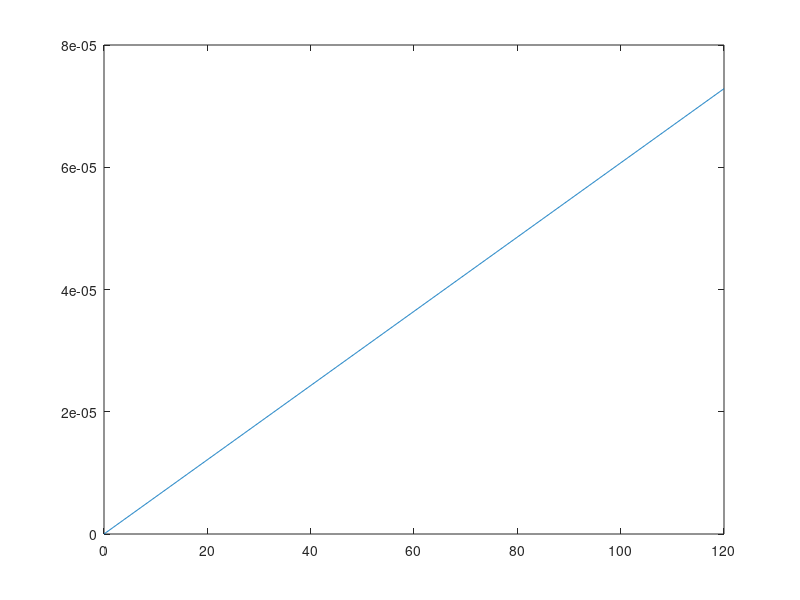
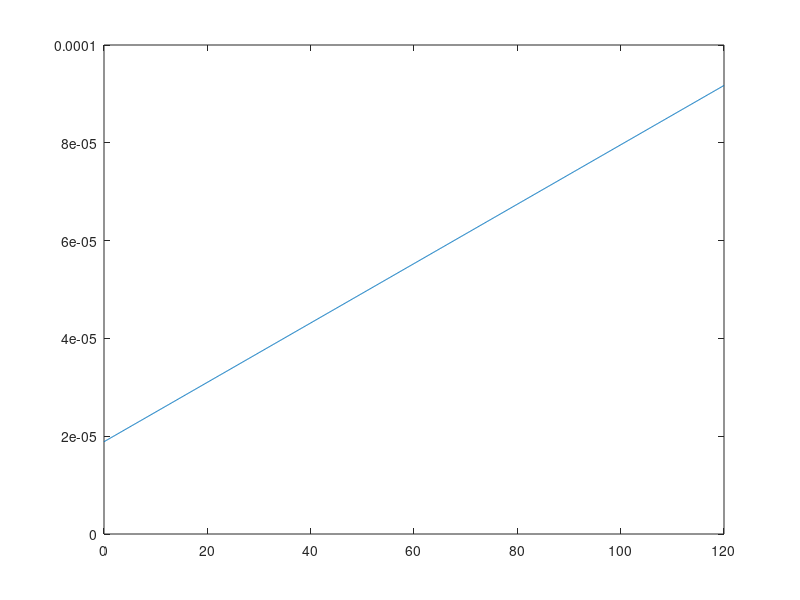

MATLAB code to generate these figures, in order:
clear all;close all;clc
V0 = 0;
ST = linspace(0,120,1000);
eta_th = 0.4;
h_PR = 18400;
g_c = 32.174;
TSFC = (ST.*g_c + 2*V0)/(2*eta_th*h_PR);
TSFC = TSFC/3600;

figure
grid on
grid minor 
plot(ST,TSFC)

V0 = 500;
TSFC = (ST.*g_c + 2*V0)/(2*eta_th*h_PR);
TSFC = TSFC/3600;

figure(2)
grid on
grid minor
plot(ST,TSFC)